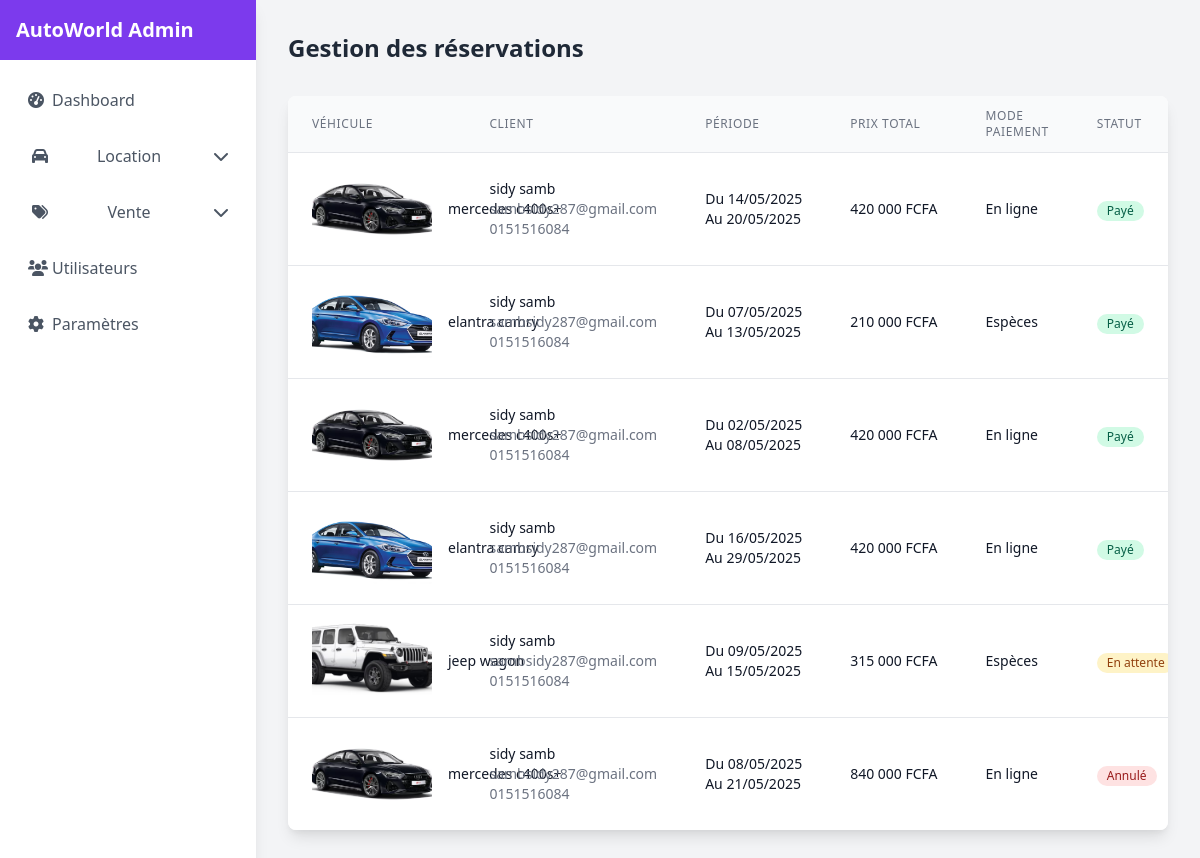
Screenshot of /admin/reservations.php (signed in) with the database file from the repository.
### tables this page shows
CREATE TABLE IF NOT EXISTS `reservations` (
  `id` int NOT NULL AUTO_INCREMENT,
  `user_id` int NOT NULL,
  `vehicule_id` int NOT NULL,
  `date_debut` date NOT NULL,
  `date_fin` date NOT NULL,
  `prix_total` decimal(10,2) NOT NULL,
  `mode_paiement` enum('cash','online') NOT NULL,
  `statut` enum('en_attente','payé','annulé') NOT NULL DEFAULT 'en_attente',
  `transaction_id` varchar(255) DEFAULT NULL,
  `date_creation` timestamp NULL DEFAULT CURRENT_TIMESTAMP,
  PRIMARY KEY (`id`),
  KEY `user_id` (`user_id`),
  KEY `vehicule_id` (`vehicule_id`)
);

CREATE TABLE IF NOT EXISTS `louer` (
  `id` int NOT NULL AUTO_INCREMENT,
  `marque` varchar(100) NOT NULL,
  `modele` varchar(100) NOT NULL,
  `prix_jour` decimal(10,2) NOT NULL,
  `disponibilite` tinyint(1) DEFAULT '1',
  `annee` int NOT NULL,
  `categorie` varchar(50) NOT NULL,
  `image_url` varchar(255) DEFAULT NULL,
  `disponible` tinyint(1) NOT NULL DEFAULT '1',
  `created_at` timestamp NULL DEFAULT CURRENT_TIMESTAMP,
  PRIMARY KEY (`id`)
);

CREATE TABLE IF NOT EXISTS `users` (
  `id` int NOT NULL AUTO_INCREMENT,
  `nom` varchar(255) NOT NULL,
  `email` varchar(255) NOT NULL,
  `numero` varchar(20) DEFAULT NULL,
  `adresse` text,
  `mot_de_passe` varchar(255) NOT NULL,
  `created_at` timestamp NULL DEFAULT CURRENT_TIMESTAMP,
  PRIMARY KEY (`id`),
  UNIQUE KEY `email` (`email`)
);

### admin/reservations.php (the view, shortened to what this page needs)
<?php
require_once 'cnx.php';
try {
    $sql = "SELECT r.*, u.nom as user_nom, l.marque, l.modele, r.prix_total, r.statut,
            DATE_FORMAT(r.date_debut, '%d/%m/%Y') as date_debut_fr,
            DATE_FORMAT(r.date_fin, '%d/%m/%Y') as date_fin_fr,
            (SELECT CONCAT('../', image_url) FROM images WHERE voiture_id = l.id AND is_cover = 1 LIMIT 1) as cover_image,
            u.email, u.numero
            FROM reservations r
            JOIN users u ON r.user_id = u.id
            JOIN louer l ON r.vehicule_id = l.id
            ORDER BY r.date_creation DESC";
    $stmt = $conn->query($sql);
    $reservations = $stmt->fetchAll(PDO::FETCH_ASSOC);
} catch(PDOException $e) {
    $error = "Erreur PDO lors de la récupération des réservations : " . $e->getMessage();
} catch(Exception $e) {
    $error = "Erreur lors de la récupération des réservations : " . $e->getMessage();
}
function getStatusBadgeClass($status) {
    switch ($status) {
        case 'en_attente':
            return 'bg-yellow-100 text-yellow-800';
        case 'payé':
            return 'bg-green-100 text-green-800';
        case 'annulé':
            return 'bg-red-100 text-red-800';
    }
}
function formatStatus($status) {
    switch ($status) {
        case 'en_attente':
            return 'En attente';
        case 'payé':
            return 'Payé';
        case 'annulé':
            return 'Annulé';
    }
}
?>
<!DOCTYPE html>
<html lang="fr">
<head>
    <link href="https://cdn.jsdelivr.net/npm/tailwindcss@2.2.19/dist/tailwind.min.css" rel="stylesheet">
    <link rel="stylesheet" href="https://cdnjs.cloudflare.com/ajax/libs/font-awesome/6.0.0/css/all.min.css">
</head>
<body class="bg-gray-100">
    <?php require_once 'components/sidebar.php'; ?>
    <div class="ml-64 p-8">
        <div class="flex justify-between items-center mb-8">
            <h1 class="text-2xl font-bold text-gray-800">Gestion des réservations</h1>
        </div>
        <div class="bg-white rounded-lg shadow-lg overflow-hidden">
            <div class="overflow-x-auto">
                <table class="min-w-full divide-y divide-gray-200">
                    <thead class="bg-gray-50">
                        <tr>
                            <th scope="col" class="px-6 py-3 text-left text-xs font-medium text-gray-500 uppercase tracking-wider">Véhicule</th>
                            <th scope="col" class="px-6 py-3 text-left text-xs font-medium text-gray-500 uppercase tracking-wider">Client</th>
                            <th scope="col" class="px-6 py-3 text-left text-xs font-medium text-gray-500 uppercase tracking-wider">Période</th>
                            <th scope="col" class="px-6 py-3 text-left text-xs font-medium text-gray-500 uppercase tracking-wider">Prix total</th>
                            <th scope="col" class="px-6 py-3 text-left text-xs font-medium text-gray-500 uppercase tracking-wider">Mode paiement</th>
                            <th scope="col" class="px-6 py-3 text-left text-xs font-medium text-gray-500 uppercase tracking-wider">Statut</th>
                        </tr>
                    </thead>
                    <tbody class="bg-white divide-y divide-gray-200">
                            <?php foreach ($reservations as $reservation): ?>
                            <tr class="hover:bg-gray-50">
                                <td class="px-6 py-4 whitespace-nowrap">
                                    <div class="flex items-center">
                                        <?php if ($reservation['cover_image']): ?>
                                            <img src="<?php echo htmlspecialchars($reservation['cover_image']); ?>" alt="<?php echo htmlspecialchars($reservation['marque'] . ' ' . $reservation['modele']); ?>" class="vehicle-image mr-4">
                                        <?php else: ?>
                                            <div class="vehicle-image mr-4 bg-gray-200 flex items-center justify-center">
                                                <i class="fas fa-car text-gray-400 text-3xl"></i>
                                            </div>
                                        <?php endif; ?>
                                        <div>
                                            <div class="text-sm font-medium text-gray-900">
                                                <?php echo htmlspecialchars($reservation['marque'] . ' ' . $reservation['modele']); ?>
                                            </div>
                                        </div>
                                    </div>
                                </td>
                                <td class="px-6 py-4 whitespace-nowrap">
                                    <div class="text-sm">
                                        <div class="font-medium text-gray-900"><?php echo htmlspecialchars($reservation['user_nom']); ?></div>
                                        <div class="text-gray-500"><?php echo htmlspecialchars($reservation['email']); ?></div>
                                        <div class="text-gray-500"><?php echo htmlspecialchars($reservation['numero']); ?></div>
                                    </div>
                                </td>
                                <td class="px-6 py-4 whitespace-nowrap">
                                    <div class="text-sm text-gray-900">
                                        <div>Du <?php echo $reservation['date_debut_fr']; ?></div>
                                        <div>Au <?php echo $reservation['date_fin_fr']; ?></div>
                                    </div>
                                </td>
                                <td class="px-6 py-4 whitespace-nowrap">
                                    <div class="text-sm font-medium text-gray-900">
                                        <?php echo number_format($reservation['prix_total'], 0, ',', ' '); ?> FCFA
                                    </div>
                                </td>
                                <td class="px-6 py-4 whitespace-nowrap">
                                    <div class="text-sm text-gray-900">
                                        <?php echo $reservation['mode_paiement'] === 'cash' ? 'Espèces' : 'En ligne'; ?>
                                    </div>
                                </td>
                                <td class="px-6 py-4 whitespace-nowrap">
                                    <span class="inline-flex items-center px-2.5 py-0.5 rounded-full text-xs font-medium <?php echo getStatusBadgeClass($reservation['statut']); ?>">
                                        <?php echo formatStatus($reservation['statut']); ?>
                                    </span>
                                </td>
                            </tr>
                            <?php endforeach; ?>
                        </tbody>
                    </table>
                </div>
            </div>
        </div>
</body>
</html>

### admin/reservations.php (style rules this page uses)
.vehicle-image { width: 120px; height: 80px; object-fit: cover; }

### rows the page displays
reservations: louer.marque+modele "mercedes c400s+", user.nom "sidy samb", user.email "sambsidy287@gmail.com", user.numero "0151516084", date_debut_fr "14/05/2025", date_fin_fr "20/05/2025", prix_total "420 000", mode_paiement "En ligne", statut "Payé"
reservations: louer.marque+modele (picture), louer.marque+modele "elantra camry", user.nom "sidy samb", user.email "sambsidy287@gmail.com", user.numero "0151516084", date_debut_fr "07/05/2025", date_fin_fr "13/05/2025", prix_total "210 000", mode_paiement "Espèces", statut "Payé"
reservations: louer.marque+modele "mercedes c400s+", user.nom "sidy samb", user.email "sambsidy287@gmail.com", user.numero "0151516084", date_debut_fr "02/05/2025", date_fin_fr "08/05/2025", prix_total "420 000", mode_paiement "En ligne", statut "Payé"
reservations: louer.marque+modele (picture), louer.marque+modele "elantra camry", user.nom "sidy samb", user.email "sambsidy287@gmail.com", user.numero "0151516084", date_debut_fr "16/05/2025", date_fin_fr "29/05/2025", prix_total "420 000", mode_paiement "En ligne", statut "Payé"
reservations: louer.marque+modele (picture), louer.marque+modele "jeep wagon", user.nom "sidy samb", user.email "sambsidy287@gmail.com", user.numero "0151516084", date_debut_fr "09/05/2025", date_fin_fr "15/05/2025", prix_total "315 000", mode_paiement "Espèces", statut "En attente"
reservations: louer.marque+modele "mercedes c400s+", user.nom "sidy samb", user.email "sambsidy287@gmail.com", user.numero "0151516084", date_debut_fr "08/05/2025", date_fin_fr "21/05/2025", prix_total "840 000", mode_paiement "En ligne", statut "Annulé"
